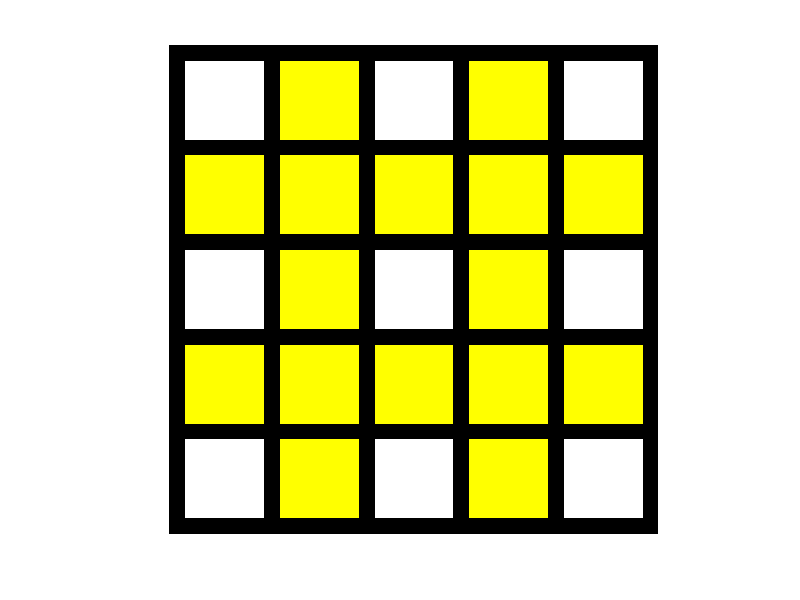

Source code (MATLAB):
%E2Q2: Box Grid w/Yellows
clc;clear;
boxes = input('Enter the number of boxes in a row: ');
w = (5*boxes) + (boxes+1);
grid = uint8(zeros(w,w,3));
grid(:,:,:) = 255;
%Black Lines
for ii=1:6:w
    grid(ii,:,:) = 0;
end
for jj=1:6:w
    grid(:,jj,:) = 0;
end
%Make it Yellow
for ii=8:1:13
    for jj=1:1:w
        if grid(ii,jj,3)==255
            grid(ii,jj,3) = 0;
        end
    end
end
for ii=w-7:-1:w-12
    for jj=1:1:w
        if grid(ii,jj,3)==255
            grid(ii,jj,3) = 0;
        end
    end
end
for jj=8:1:13
    for ii=1:1:w
        if grid(ii,jj,3)==255
            grid(ii,jj,3) = 0;
        end
    end
end
for jj=w-7:-1:w-12
    for ii=1:1:w
        if grid(ii,jj,3)==255
            grid(ii,jj,3) = 0;
        end
    end
end
imshow(grid)